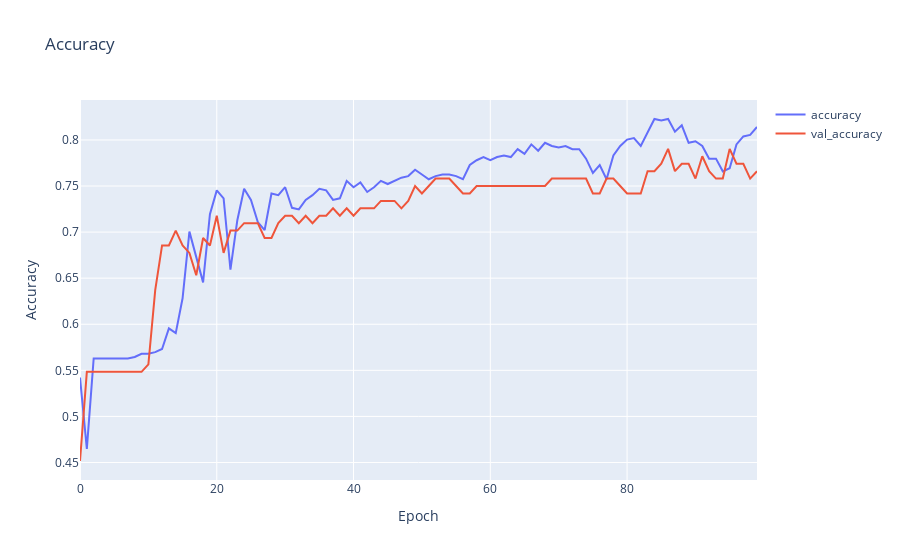

Here is the notebook cell this chart was saved with:
### Code cell
# plot accuracy
fig = go.Figure()
fig.add_trace(go.Scatter(y=lstm_history.history['accuracy'], mode='lines', name='accuracy'))
fig.add_trace(go.Scatter(y=lstm_history.history['val_accuracy'], mode='lines', name='val_accuracy'))
fig.update_layout(title='Accuracy', xaxis_title='Epoch', yaxis_title='Accuracy')
fig.show()
